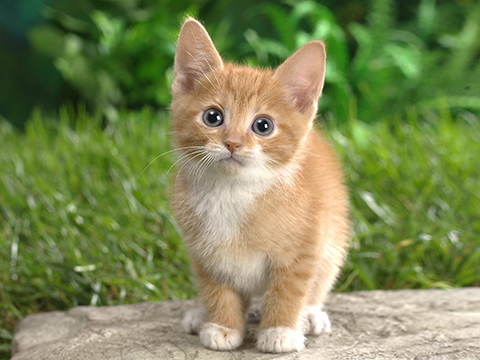
#> input picture 03. 키보드와 마우스 이벤트 처리/cat.jpg, 480 x 360 px, found by its file name
$ python 06.image_write_1_quiz.py
#> lines starting #> are read from the running program, lines starting #| are printed output that depends on the picture
# [Quiz] cat.jpg 파일을 읽고,
# cat 이미지보다 폭이 2배 넓은 이미지를 생성하고
# 1. 왼쪽에는 컬러이미지를 담고
# 2. 오른쪽에는 흑배이미지를 담아
# cat_colgray.jpg로 저장하자.

import cv2
import numpy as np

# col.shape = (h, w, 3), gray.shape = (h, w)
col = cv2.imread('cat.jpg')
#> col is the input picture: shape (360, 480, 3); mean B, G, R 85.7, 136, 125.8
gray = cv2.imread('cat.jpg', cv2.IMREAD_GRAYSCALE)
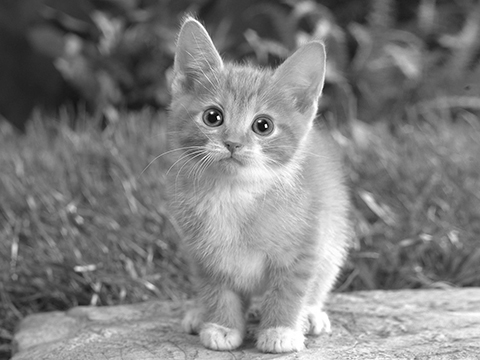
#> gray: shape (360, 480); min 0, max 255, mean 127.2
h, w, c = col.shape
#> h = 360; w = 480; c = 3

dst = np.zeros((h, w*2, c), dtype=np.uint8)
dst[:,:w], dst[:, w:] = col, gray.reshape((h,w,1))
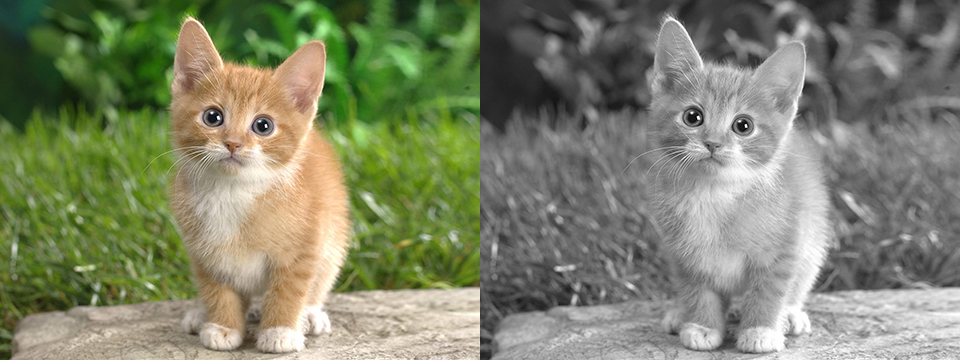
#> dst: shape (360, 960, 3); mean B, G, R 106.4, 131.6, 126.5

cv2.imshow('dst',dst)
cv2.waitKey()

# using cv2.cvtColor(src, FLAGS)
dst2 = np.zeros((h,w*2,c), dtype=np.uint8)
dst2[:,:w], dst2[:, w:] = col, cv2.cvtColor(gray, cv2.COLOR_GRAY2BGR)
cv2.imshow('dst2',dst2)
cv2.waitKey()

cv2.imwrite('cat_colgray.jpg', dst2)
cv2.destroyAllWindows()

$ run again, with 03. 키보드와 마우스 이벤트 처리/road.jpg copied over 03. 키보드와 마우스 이벤트 처리/cat.jpg
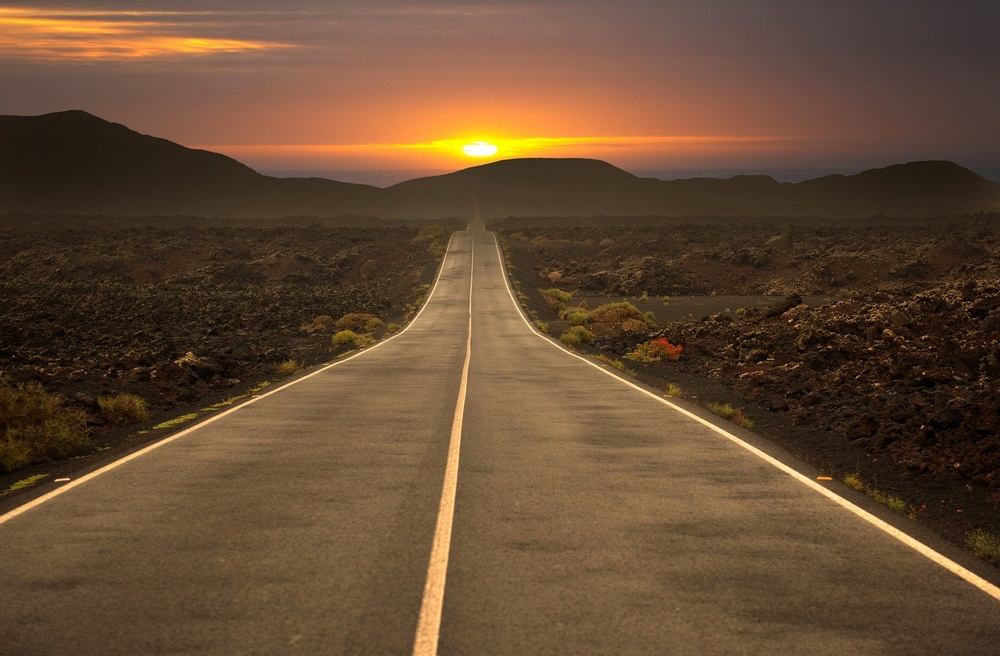
#> input picture 03. 키보드와 마우스 이벤트 처리/road.jpg, 1000 x 656 px, shrunk from 1920 x 1260 before the run, found by its file name
#> col is the input picture: shape (656, 1000, 3); mean B, G, R 51.2, 74.3, 100.9
#> `gray = cv2.imread('cat.jpg', cv2.IMREAD_GRAYSCALE)`:
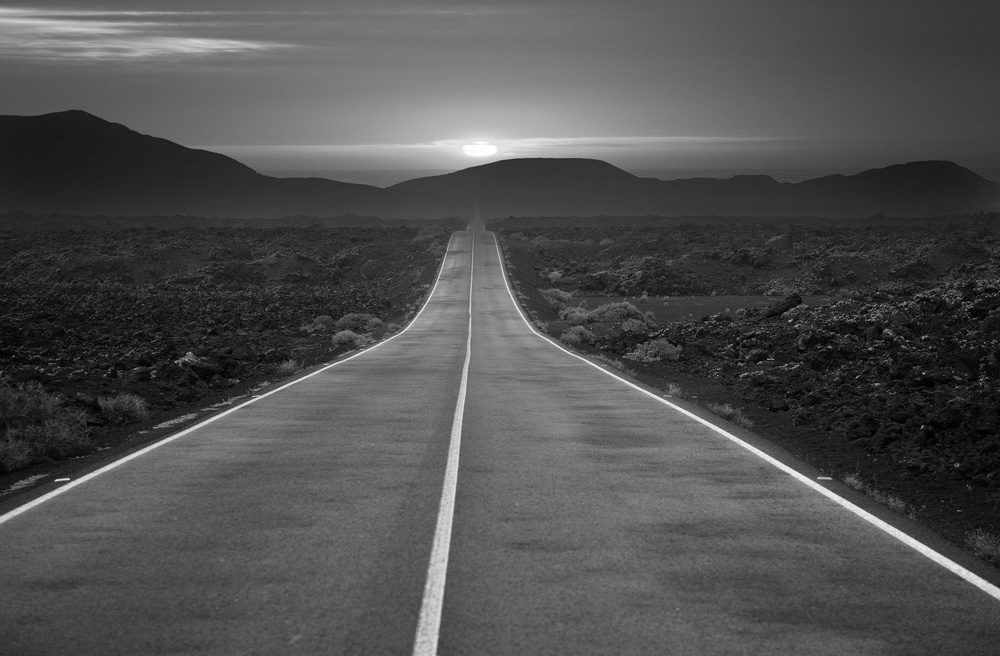
#> gray: shape (656, 1000); min 0, max 255, mean 79.7
#> `dst[:,:w], dst[:, w:] = col, gray.reshape((h,w,1))`:
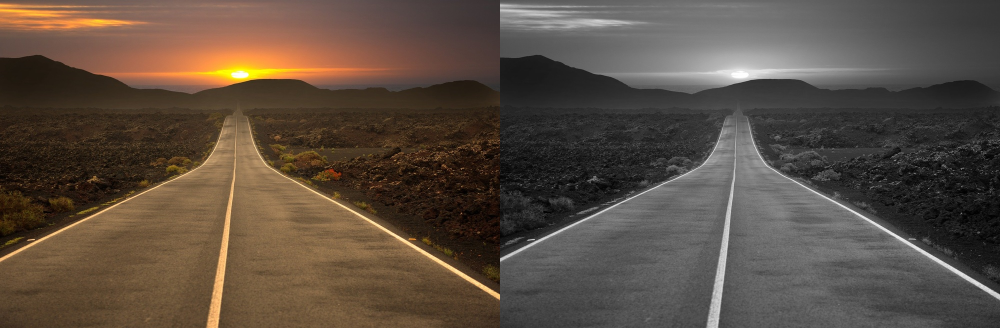
#> dst: shape (656, 2000, 3) (shown at 1/2 size); mean B, G, R 65.4, 77, 90.3
